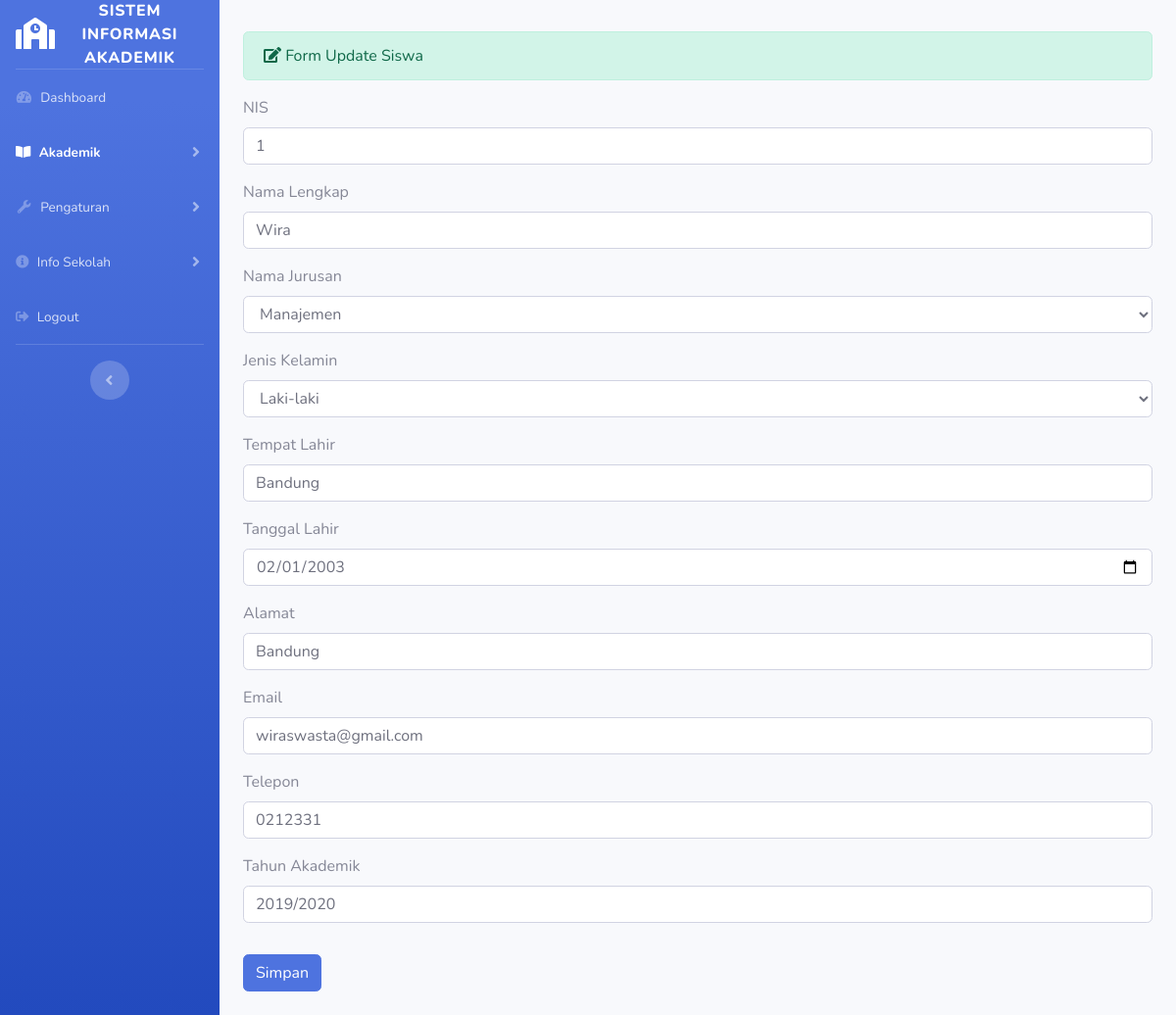
/admin/siswa/update/1, run on an earlier commit of the app's database.
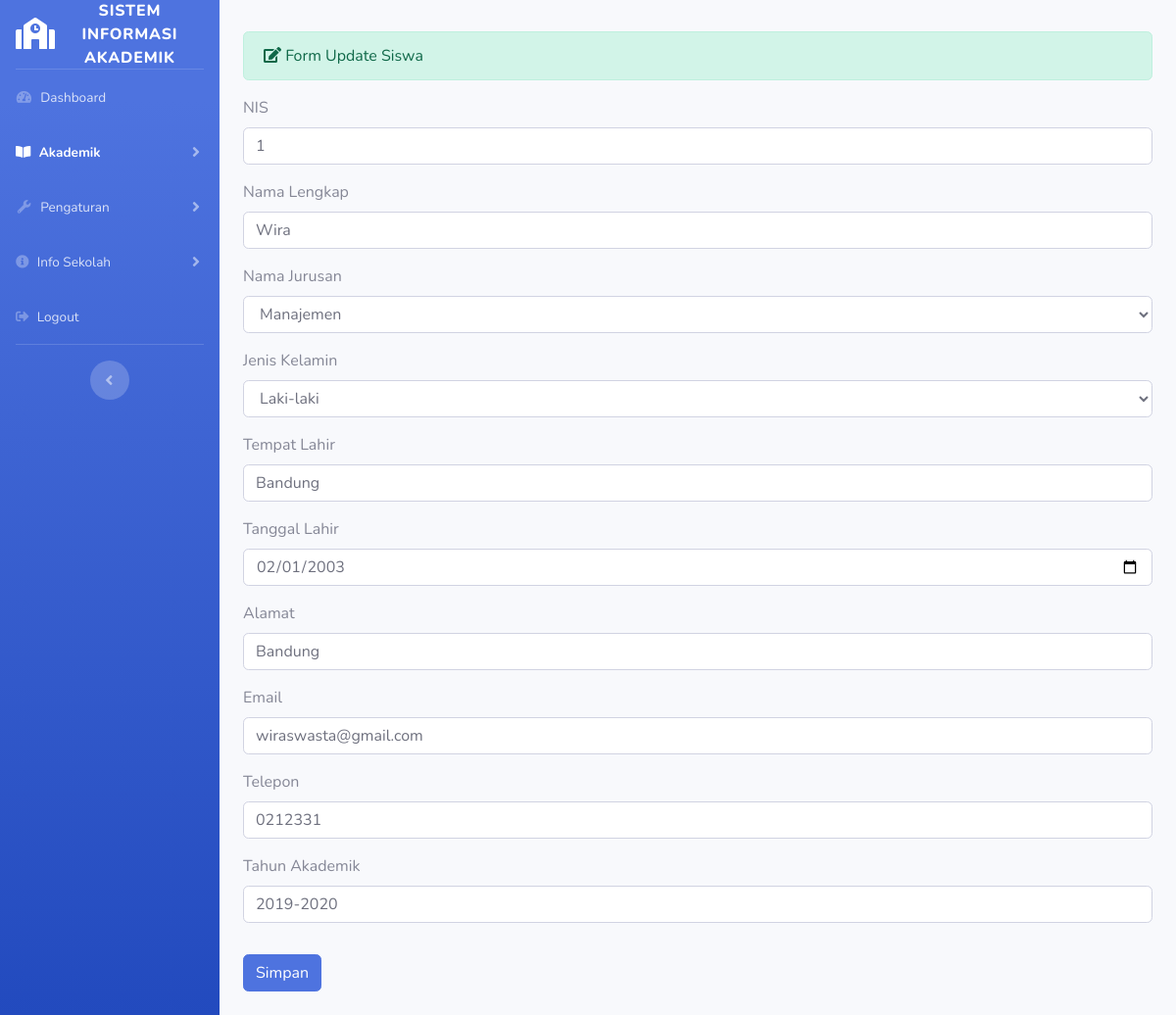
And on a later commit of the database.
### tables this page shows
CREATE TABLE `siswa` (
  `id` int(11) NOT NULL,
  `nis` varchar(12) NOT NULL,
  `nama_lengkap` varchar(120) NOT NULL,
  `nama_jurusan` varchar(120) NOT NULL,
  `jenis_kelamin` varchar(120) NOT NULL,
  `tempat_lahir` varchar(20) NOT NULL,
  `alamat` varchar(255) NOT NULL,
  `email` varchar(120) NOT NULL,
  `telepon` varchar(20) NOT NULL,
  `tanggal_lahir` date NOT NULL,
  `tahun_akademik` varchar(20) NOT NULL,
  `photo` varchar(255) NOT NULL
);

### application/controllers/admin/siswa.php (called while the page is built, shortened)
<?php
class Siswa extends CI_Controller
{
    public function update($id)
    {
        $where = array('id' => $id);
        $data['siswa']      = $this->siswa_model->edit_data($where, 'siswa')->result();
        $data['jurusan']    = $this->siswa_model->tampil_data('jurusan')->result();
        $data['detail']     = $this->siswa_model->ambil_id_siswa($id);
        $this->load->view('templates_admin/header_dashboard');
        $this->load->view('templates_admin/sidebar2');
        $this->load->view('admin/siswa_update', $data);
        $this->load->view('templates_admin/footer');
    }
    public function __construct()
    {
        $this->load->database();
        $this->load->model('siswa_model');
    }
}

### index.php (called while the page is built, shortened)
<?php
require_once BASEPATH.'core/CodeIgniter.php';

### application/models/siswa_model.php (called while the page is built, shortened)
<?php
class Siswa_model extends CI_Model
{
    public function tampil_data($table)
    {
        return $this->db->get($table);
    }
    public function edit_data($where, $table)
    {
        return $this->db->get_where($table, $where);
    }
}

### application/views/admin/siswa_update.php (the view, shortened to what this page needs)
<div class="container-fluid">
    <div class="alert alert-success" role="alert">
        <i class="fa fa-edit"></i> Form Update Siswa
    </div>
    <?php foreach ($siswa as $sis) : ?>
        <?php echo form_open_multipart('admin/siswa/update_siswa_aksi') ?>
        <div class="form-group">
            <label>NIS</label>
            <input type="text" name="nis" placeholder="Masukkan NIS" class="form-control " value="<?php echo $sis->id ?>">
        </div>
        <div class="form-group">
            <label>Nama Lengkap</label>
            <input type="text" name="nama_lengkap" placeholder="Masukkan Nama Lengkap" class="form-control" value="<?php echo $sis->nama_lengkap ?>">
        </div>
        <div class="form-group">
            <label>Nama Jurusan</label>
            <select name="nama_jurusan" class="form-control" value="<?php echo $sis->nama_jurusan ?>">
                <?php foreach ($jurusan as $jrs) : ?>
                    <option value="<?php echo $jrs->nama_jurusan ?>"><?php echo $jrs->nama_jurusan ?> </option>
                <?php endforeach; ?>
            </select>
        </div>
        <div class="form-group">
            <label>Jenis Kelamin</label>
            <select name="jenis_kelamin" class="form-control" value="<?php echo $sis->jenis_kelamin ?>">
                <option>Laki-laki</option>
            </select>
        </div>
        <div class="form-group">
            <label>Tempat Lahir</label>
            <input type="text" name="tempat_lahir" placeholder="Masukkan Tempat Lahir" class="form-control" value="<?php echo $sis->tempat_lahir ?>">
        </div>
        <div class="form-group">
            <label>Tanggal Lahir</label>
            <input type="date" name="tanggal_lahir" class="form-control" value="<?php echo $sis->tanggal_lahir ?>">
        </div>
        <div class="form-group">
            <label>Alamat</label>
            <input type="text" name="alamat" placeholder="Masukkan Alamat" class="form-control" value="<?php echo $sis->alamat ?>">
        </div>
        <div class="form-group">
            <label>Email</label>
            <input type="text" name="email" placeholder="Masukkan Email" class="form-control" value="<?php echo $sis->email ?>">
        </div>
        <div class="form-group">
            <label>Telepon</label>
            <input type="text" name="telepon" placeholder="Masukkan Telepon" class="form-control" value="<?php echo $sis->telepon ?>">
        </div>
        <div class="form-group">
            <label>Tahun Akademik</label>
            <input type="year" name="tahun_akademik" placeholder="Masukkan Tahun Akademik" class="form-control" value="<?php echo $sis->tahun_akademik ?>">
        </div>
        <button type="submit" class="btn btn-primary mb-4 mt-3">Simpan</button>
    <?php endforeach; ?>
</div>

What changed in the data, as far as the page shows it:
changed siswa "Wira": tahun_akademik "2019/2020" → "2019-2020"
